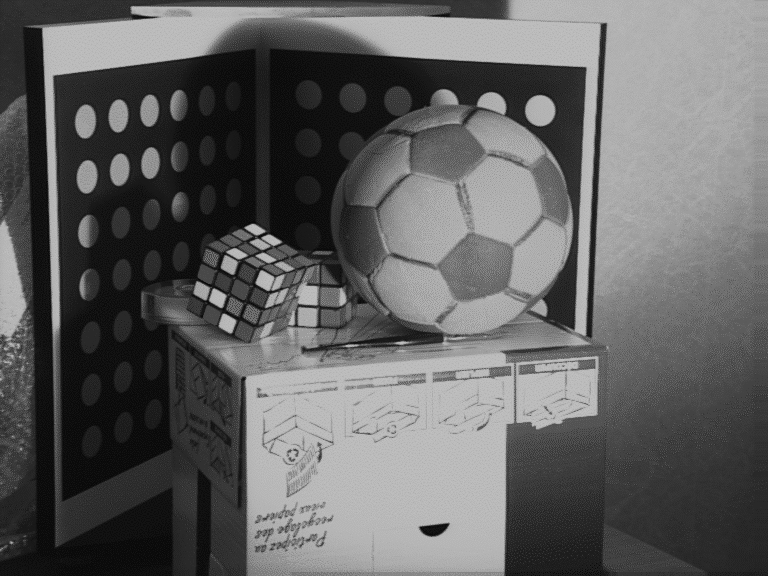
%> input picture Computer Vision 3D/ex4/images/left.bmp, 768 x 576 px
$ octave ans.m   (GNU Octave 9; MATLAB toolbox functions it lacks are replaced by stand-ins)
%> lines starting %> are read from the running program, lines starting %| are printed output that depends on the picture
% Implementation of the 8 point algorithm. The
% epipolar constraint is verified by drawing the
% epipolar lines associated to two points on the
% images (for further details Big?n 13.6)
%
% (C) F. Smeraldi, Oct 11th 2000
% Modified by M. Persson, Feb 8th 2006
%
%%%%%%%%%%%%%%%%%%%%%%%%%%%
% These comments mark parts to be completed
%%%%%%%%%%%%%%%%%%%%%%%%%%%


% Image size
XSIZE=768;
YSIZE=576;

%JB
h1 = figure; imshow('images/left.bmp');
hold on;   %OPTIONAL...to plot the points we click and then keep them

h2= figure; imshow('images/right.bmp');
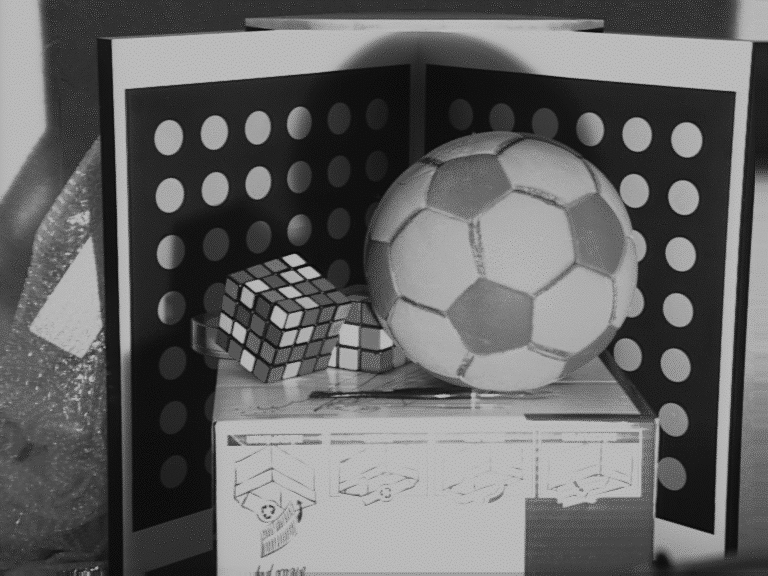
%> input picture Computer Vision 3D/ex4/images/right.bmp, 768 x 576 px
hold on;   %OPTIONAL...to plot the points we click and then keep them

%%%%%%%%%%%%%%%%%%%%
% Write the number of clicked points here (see below)
%%%%%%%%%%%%%%%%%%%%
NPOINTS=15;%%%%%%%%

%%%%%%%%%%%%%%%%%%%%%%
% Find the coordinates of at least NPOINTS corresponding points in the
% (left and right) image frame (pixel coordinates):
%%%%%%%%%%%%%%%%%%%%%%

% Left image; You can use ginput to get the points...and then comment the
% code after having secured pl, pr by displaying and cutting and pasting
% into pl, pr, so that you dont need to click more than 15 NPOINTS (otherwise
% you end-up clicking everytime you run this code;
% pl=[]; pr=[];
% for k=1:NPOINTS
% % Left image
% figure(h1); %put focus on the left image for clicking...
% onepl= ginput(1);
%     pl= [pl
%         onepl 1
%      ];
% text(pl(k,1),pl(k,2),['* ' num2str(k)],'FontSize',10,'color','r'); %OPTIONAL visualize what you clicked
%
%
% % Right image
% figure(h2); %put focus on the right image  for clicking...
% onepr= ginput(1);
%     pr= [pr
%         onepr 1 %%%
%      ];
% text(pr(k,1),pr(k,2),['* ' num2str(k)],'FontSize',10,'color','g'); %OPTIONAL visualize what you clicked
%
% end


pl =[
  209.5579  246.8471    1.0000
  275.4091  276.9959    1.0000
  252.4008  223.8388    1.0000
  315.0785  264.3017    1.0000
  461.8554  182.5826    1.0000
  457.8884  302.3843    1.0000
  531.6736  168.3017    1.0000
  544.3678  221.4587    1.0000
  513.4256  249.2273    1.0000
  586.4174   68.3347    1.0000
  272.2355   52.4669    1.0000
  257.1612   51.6736    1.0000
   54.8471   75.4752    1.0000
   64.3678  499.9380    1.0000
  245.2603  380.1364    1.0000
];


pr =[
  231.7727  276.9959    1.0000
  288.8967  315.0785    1.0000
  296.0372  254.7810    1.0000
  350.7810  304.7645    1.0000
  476.1364  222.2521    1.0000
  471.3760  354.7479    1.0000
  567.3760  208.7645    1.0000
  577.6901  266.6818    1.0000
  534.8471  296.0372    1.0000
  736.3678   92.9298    1.0000
  427.7397   66.7479    1.0000
  411.8719   65.9545    1.0000
  126.2521   89.7562    1.0000
  134.1860  532.4669    1.0000
  215.1116  422.9793    1.0000
  ];

figure(h1); %put focus on the right image  for displaying clicked points...
for k=1:NPOINTS
text(pl(k,1),pl(k,2),['* ' num2str(k)],'FontSize',10,'color','r'); %OPTIONAL visualize what you clicked
end

figure(h2); %put focus on the right image  for displaying clicked points....
for k=1:NPOINTS
text(pr(k,1),pr(k,2),['* ' num2str(k)],'FontSize',10,'color','g'); %OPTIONAL visualize what you clicked
end


%FIRST DO THE EXERCISE WITHOUT NORMALIZATION, I.E. KEEP THE COMMENTS LIKE
%                      "Normaliztion consequence   x"
%in place....
%Normalization consequence 1
% Construct matrices hl and hr to normalize these coordinates
% so that the average of each component is 0
%(forcing the centroid to be the origin) and its variance
% is normalized to 1 (making the lengths be represented more accurately)

% plr=[pl; pr];
% plr_msd=plr(:,1)+i*plr(:,2);
% d= mean(abs(plr_msd-mean(plr_msd)));
% %%%%%%%%%%%%%%%%%%%%%
% % First construct hl...
% %%%%%%%%%%%%%%%%%%%%%
% hl=[
%     1/d   0  -mean(pl(:,1))/d
%     0    1/d  -mean(pl(:,2))/d
%     0     0    1
%     ];
% %%%%%%%%%%%%%%%%%%%%%
% % ...and then hr:
% %%%%%%%%%%%%%%%%%%%%%
% hr=[
%     1/d   0  -mean(pr(:,1))/d
%     0    1/d  -mean(pr(:,2))/d
%     0     0    1
%     ];
%
% %%%%%%%%%%%%%%%%%%%%%%%%%%%%
% % Compute the normalized coordinates
% %%%%%%%%%%%%%%%%%%%%%%%%%%%%
%
%  pl=(hl*pl')';
%  pr=(hr*pr')';
%
prhat=pr;
plhat=pl;

%%%%%%%%%%%%%%%%%%%%%%%%%%%%%%
% Now compute Ftilde from Q.
% Row i of the matrix Q of the coefficients is obtained
% from the components in prhat(i,:) and plhat(i,:).
% So first create matrix Q (equations 13.125 to 13.129 should give you an
% idea)
%%%%%%%%%%%%%%%%%%%%%%%%%%%%%%

ons=ones(NPOINTS,1);
q1=[prhat(:,1) prhat(:,1) prhat(:,1) prhat(:,2) prhat(:,2) prhat(:,2) ons        ons        ons];
q2=[plhat(:,1) plhat(:,2) ons        plhat(:,1) plhat(:,2) ons        plhat(:,1) plhat(:,2) ons];
Q=q1.*q2;


%%%%%%%%%%%%%%%%%%%%%
% And then compute the total least square solution of Q*Ftilde=0, which is given by the
%eigenvector corresponding to the smallest eigenvalue
% of Q'*Q or alternatively you can use the SVD decomposition (Q=U*S*V')for this.
%%%%%%%%%%%%%%%%%%%%%

[U,S,V]=svd(Q);
Ftilde=V(:,9);

%%%%%%%%%%%%%%%%%%%%%%%%%%
% Reshape vector  Ftilde into  matrix F.
%%%%%%%%%%%%%%%%%%%%%%%%%%

F=reshape(Ftilde, 3,3)';

%%%%%%%%%%%%%%%%%%%%%%%%%%%%%%%%
% Ensure that F is singular: first compute its SVD
%%%%%%%%%%%%%%%%%%%%%%%%%%%%%%%%

 [UF,SF,VF]=svd(F);

%%%%%%%%%%%%%%%%%%%%%%%
% Then enforce singularity by setting the smallest singular value to
% zero
%%%%%%%%%%%%%%%%%%%%%%%
 SF(3,3)=0;

%%%%%%%%%%%%%%%%%%%%%%%%%%%%%%%%%%
% ... and finally recompute F
%%%%%%%%%%%%%%%%%%%%%%%%%%%%%%%%
 F=UF*SF*VF';

% %Normalization consequence 3
% %Now we get our real F that takes in unnormalized coordinates from left and
% %right to produce a scalar...a sandwich.
% F=hr'*F*hl;


% %%%%%%%%%%%%%%%%%%%%%%%%%%%%%%%%%
% % The left epipole lies in the null space of F; the right epipole
% % belongs to the null space of F'. You can obtain them directly
% % from the SVD of F you have just computed
% %%%%%%%%%%%%%%%%%%%%%%%%%%%%%%%%
%
 disp('Left epipole');
 el=VF(:,3)%%%%%
 disp('Right epipole');
 er=UF(:,3)%%%%%
%
% % ############ Verification of the epipolar constraint ###############
%
% % Load the images
% leftim=imread('images/left.bmp','bmp');
% rightim=imread('images/right.bmp','bmp');
%
% %%%%%%%%%%%%%%%%%%%%%%%%%%%%%%%%%%%%%
% % Verify the epipolar constraint: choose a point,  in one image
% % (say the right). Draw the corresponding epipolar line on the other
% % image by changing the pixel-value to 255 (or 9) when epipolar line equation is
% %fullfilled.
% % Verify that the line passes through the corresponding point in the other image.
% %%%%%%%%%%%%%%%%%%%%%%%%%%%%%%%%%%%%%

x=1:XSIZE; %Let x coordinates run all possible column coordinates
		%%%%%%%%%%%%%%%%%%%%%%%%%%%%
		% Below are the epipolar lines on the left image
		% associated to points pr(%%,:) on the right image.
		%%%%%%%%%%%%%%%%%%%%%%%%%%%%%
for pointToUse = 1:NPOINTS
    %Obtain the coefficients of the the first line equation in the vector, abc
    abc=pr(pointToUse,:)*F;    %This is obtained by inspecting pr'*F*pl=0, for the point pr(1,:).
    abc=abc/abc(2); %We make sure that the coefficient of y in the line-equation is 1
                    %We assumed that abc(2) is not zero
    y=-abc(1)*x - abc(3);
    figure(h1);plot(x,y,'g');


    abc=F*pl(pointToUse,:)';    %This is obtained by inspecting pr'*F*pl=0, for the point pr(1,:).
    abc=abc/abc(2); %We make sure that the coefficient of y in the line-equation is 1
                    %We assumed that abc(2) is not zero
    y=-abc(1)*x - abc(3);
    figure(h2);plot(x,y,'g');

end

%put back the clicked points....
figure(h1); %put focus on the right image  for displaying clicked points...
for k=1:NPOINTS
text(pl(k,1),pl(k,2),['* ' num2str(k)],'FontSize',10,'color','r'); %OPTIONAL visualize what you clicked
end
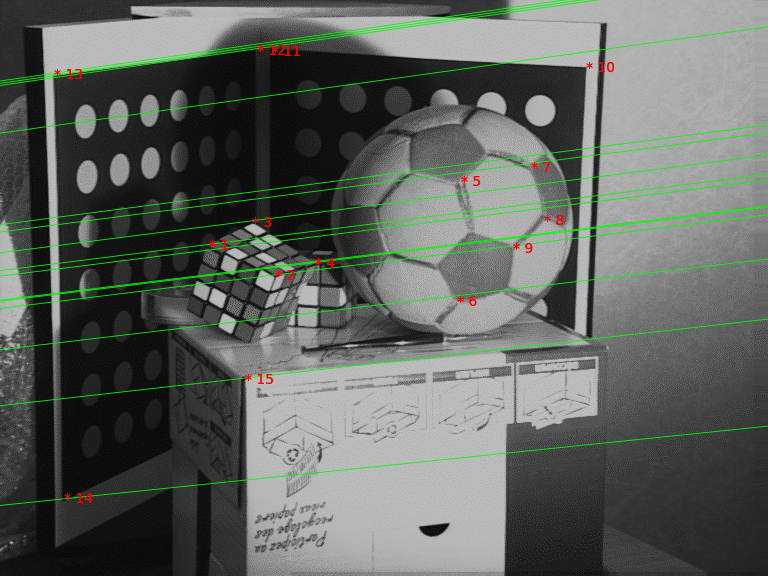
%> figure redrawn from the program's plot data

figure(h2); %put focus on the right image  for displaying clicked points....
for k=1:NPOINTS
text(pr(k,1),pr(k,2),['* ' num2str(k)],'FontSize',10,'color','g'); %OPTIONAL visualize what you clicked
end
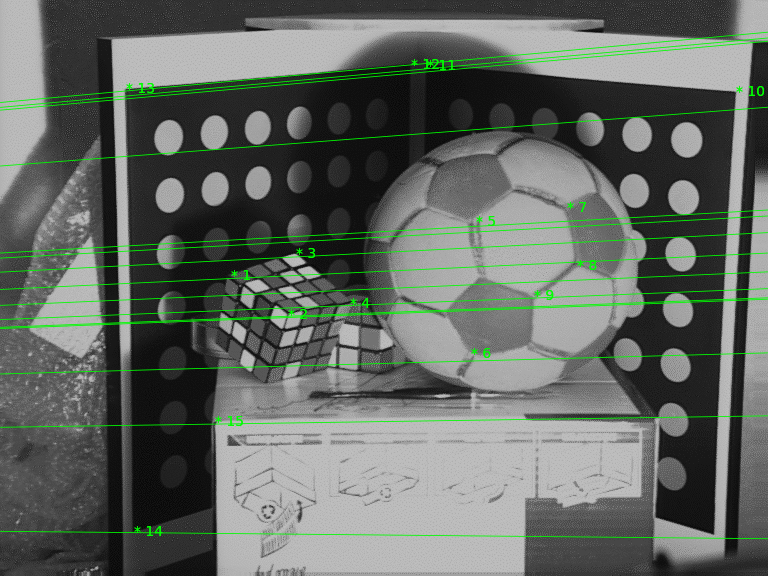
%> figure redrawn from the program's plot data
